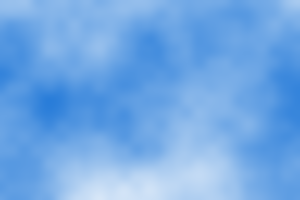
Frame 1 (no input)
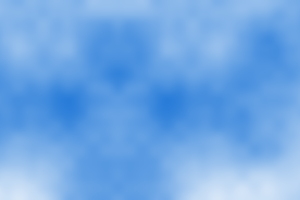
Frame 60 (the mouse pressed at the canvas centre just before this capture)
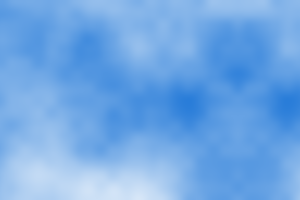
Frame 120 (the mouse held since frame 60 and released just before this capture)

The Processing sketch that drew these frames (run headless with seeded random() and noise(); from frame 60 on, the mouse is pressed at the canvas centre):

// Processing sketch: processing_1870
// ── processing_1870.pde

/*El paso de las nubes
 *por Dennys Regalado Diaz
 *
 *Utilizando Perlin noise (02 dic 2008)
 */
float xnoise = 0.0;
PImage []img = new PImage[2];
Timer timer;
int cont;
float ynoise = 0.0;
float inc = 0.01;
int h,w,offset;
void setup(){
  size(300,200);
  timer = new Timer(1);
  timer.start();
  w = width*2;
  cont = 0;
  h = height;
  img[0] = createImage(w,h, ARGB);
  img[1] = createImage(w,h, ARGB);
  offset=-img[0].width;
  for (int x = 0; x < w; x++) {
    int x2 = w-1-x;
    for (int y = 0; y < h ; y++) {      
      float gray = noise(xnoise, ynoise)*255;
      color c = color(map(gray,0,255,0,255),map(gray,0,255,100,255),map(gray,0,255,210,255));
      stroke(c);
      img[0].pixels[y*w + x] = img[1].pixels[y*w  + x2] = c;
      //        point(x, y);
      xnoise = xnoise + inc;

    }
    xnoise = 0;
    ynoise = ynoise + inc;
  }

  stroke(0);
  smooth();
  
}

void draw(){
  background(255);
  if(/*timer.terminado()*/true){
    image(img[(cont==1?1: 0)],offset,0);
    image(img[(cont==1?0 : 1)],offset+img[0].width,0);
    offset+=2;        

    if(offset == 0){
      cont = (cont == 1 ? 0 : 1);
      offset = -img[0].width;
    }

    timer.start();
  }
}


class Timer{
  int t_inicial;
  int lapso;
  Timer(int milisegundos){
    lapso = milisegundos;
  }
  void start(){
    t_inicial = millis();
  }
  boolean terminado(){
    return (millis()-t_inicial >= lapso);      
  }

}
